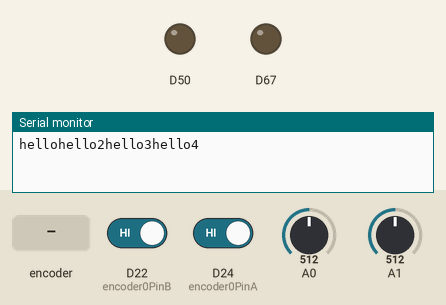
A sketch run on a simulated Arduino Due. Parts: output pins drawn as LEDs (lit = HIGH), the last lines printed to the serial monitor. The inputs (shaded band) are chosen by the test bench; at power-on: D22 (encoder0PinB) HIGH, D24 (encoder0PinA) HIGH, A0 = 512, A1 = 512 (analog values on the 0–1023 scale).

Above: at 1.2 s.
1.3 s: rotary encoder on D24 (encoder0PinA) / D22 (encoder0PinB) turned 1 step (first pin leading)
At 2.25 s:
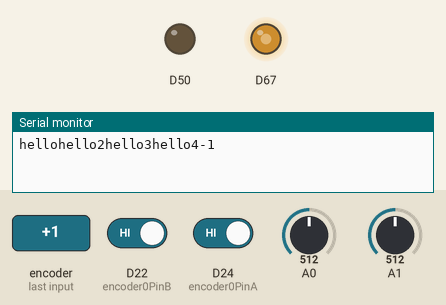
Timing chart, 0 to 2.2 s (numbered marks = the images above; inputs shaded):
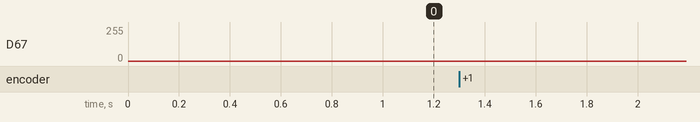

The sketch:

LLSroutine.ino
```cpp
/*
  Simple Waveform generator with Arduino Due

 */


#include "waveform.h"

#define encoder0PinA 24
#define encoder0PinB 22

volatile int wave0 = 0;

int i = 0, j = 0;
int sample, error, p, q;
float p_dsignal[2];
long DCoffset = 0;


void setup() {
  //set the resolution of the pins on the board
  Serial.begin(9600);
  Serial.print("hello");
  analogWriteResolution(12);  // set the analog output resolution to 12 bit (4096 levels)
  analogReadResolution(12); // set the analog input resolution to 12 bit (4096 levels), for photodiodes
  Serial.print("hello2");
 // turn on pullup resistors
  digitalWrite(encoder0PinA, HIGH);
  digitalWrite(encoder0PinB, HIGH);
  Serial.print("hello3");
  attachInterrupt(encoder0PinA, changeDCoffsetup, FALLING);  // encoder on pin 24
  Serial.print("hello4");
  pinMode(50, OUTPUT);
}

void loop() {
  signalgen();//ceates the sine wave signal.
}

//reads the signal from the photodiode that is attached to analog pin 0. (which will
//be measuring the probe beam) and returns an associated voltage.
float read_photodiodeprobe(){
  int pinRead0 = analogRead(A0);
  float pVolt0 = pinRead0 * 0.0008057;
  return pVolt0;
}

//reads the signal from the photodiode that is attached to analog pin 1.
//(which will be measuring the reference beam), and returns an associated voltage.
float read_photodioderef(){
  int pinRead1 = analogRead(A1);
  float pVolt1 = pinRead1 * 0.0008057;
  return pVolt1;
}

//performs the differtation and phase shift calculations. Contains the XOR gate nessacary to
//produce the error signal, which it returns as a float.
int signal_analysis(float signal[], int i, int j){
  float absorbtion_derivative;
  if(j==1){
    absorbtion_derivative = p_dsignal[1]-p_dsignal[0];
  }

  if(j==0){
    absorbtion_derivative = p_dsignal[0]-p_dsignal[1];
  }

  if (absorbtion_derivative > 0)
    p=1;
  if (absorbtion_derivative > 0)
    p=0;

  q = derivativeTable[i];

  return ((p | q) & ~(p & q));//XOR gate
}

void lasercontrol(int error){
  digitalWrite(50, error);
}

void changeDCoffsetup(){
  byte A = digitalRead(encoder0PinA);
  byte B = digitalRead(encoder0PinB);

  if(B & ~A & (DCoffset > -1024)){
    DCoffset--;
  }

  else if(~A & ~B & (DCoffset < +1024 )){
    DCoffset++;
  }
  Serial.println(DCoffset);
}

void signalgen(){
  //delayMicroseconds(HzSample);  // Hold the sample value for the sample time
  p_dsignal[j] = read_photodioderef()-read_photodiodeprobe();
  error = signal_analysis(p_dsignal, i, j);
  //lasercontrol(error);
  analogWrite(DAC1, waveformsTable[i]+DCoffset);  // write the selected waveform on DAC1

  j++;
  if(j == 1)  // for derrivative calculations
    j = 0;

  i++;
  if(i == maxSamplesNum)  // Reset the counter to repeat the wave
    i = 0;
}
```

Source omitted: waveform.h (data table, 1442 bytes)
